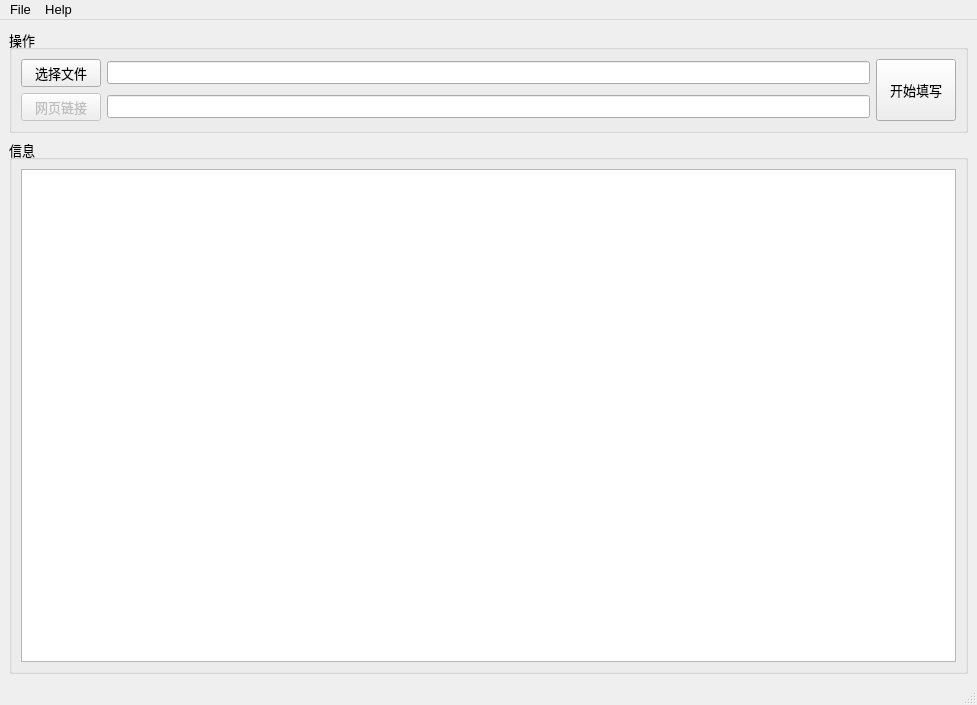
<?xml version="1.0" encoding="UTF-8"?>
<ui version="4.0">
 <author>Frank</author>
 <class>MainWindow</class>
 <widget class="QMainWindow" name="MainWindow">
  <property name="geometry">
   <rect>
    <x>0</x>
    <y>0</y>
    <width>977</width>
    <height>705</height>
   </rect>
  </property>
  <property name="sizePolicy">
   <sizepolicy hsizetype="Preferred" vsizetype="Minimum">
    <horstretch>0</horstretch>
    <verstretch>0</verstretch>
   </sizepolicy>
  </property>
  <property name="font">
   <font>
    <pointsize>10</pointsize>
   </font>
  </property>
  <property name="windowTitle">
   <string>SAP</string>
  </property>
  <property name="windowIcon">
   <iconset>
    <normaloff>:/ch.ico</normaloff>:/ch.ico</iconset>
  </property>
  <widget class="QWidget" name="centralwidget">
   <layout class="QVBoxLayout" name="verticalLayout">
    <item>
     <widget class="QGroupBox" name="groupBox">
      <property name="sizePolicy">
       <sizepolicy hsizetype="Expanding" vsizetype="Fixed">
        <horstretch>0</horstretch>
        <verstretch>0</verstretch>
       </sizepolicy>
      </property>
      <property name="title">
       <string>操作</string>
      </property>
      <layout class="QGridLayout" name="gridLayout_2">
       <item row="1" column="0">
        <widget class="QPushButton" name="pushButton_3">
         <property name="enabled">
          <bool>false</bool>
         </property>
         <property name="text">
          <string>网页链接</string>
         </property>
        </widget>
       </item>
       <item row="0" column="1">
        <widget class="QLineEdit" name="lineEdit"/>
       </item>
       <item row="1" column="1">
        <widget class="QLineEdit" name="lineEdit_2"/>
       </item>
       <item row="0" column="0">
        <widget class="QPushButton" name="pushButton_2">
         <property name="text">
          <string>选择文件</string>
         </property>
        </widget>
       </item>
       <item row="0" column="2" rowspan="2">
        <widget class="QPushButton" name="pushButton">
         <property name="sizePolicy">
          <sizepolicy hsizetype="Minimum" vsizetype="Expanding">
           <horstretch>0</horstretch>
           <verstretch>0</verstretch>
          </sizepolicy>
         </property>
         <property name="text">
          <string>开始填写</string>
         </property>
        </widget>
       </item>
      </layout>
     </widget>
    </item>
    <item>
     <widget class="QGroupBox" name="groupBox_2">
      <property name="title">
       <string>信息</string>
      </property>
      <layout class="QGridLayout" name="gridLayout">
       <item row="0" column="0">
        <widget class="QTextBrowser" name="textBrowser"/>
       </item>
      </layout>
     </widget>
    </item>
   </layout>
  </widget>
  <widget class="QMenuBar" name="menubar">
   <property name="geometry">
    <rect>
     <x>0</x>
     <y>0</y>
     <width>977</width>
     <height>29</height>
    </rect>
   </property>
   <widget class="QMenu" name="menuFile">
    <property name="font">
     <font>
      <pointsize>10</pointsize>
     </font>
    </property>
    <property name="title">
     <string>File</string>
    </property>
    <addaction name="actionExport"/>
    <addaction name="actionImport"/>
    <addaction name="separator"/>
    <addaction name="actionExit"/>
   </widget>
   <widget class="QMenu" name="menuHelp">
    <property name="font">
     <font>
      <pointsize>10</pointsize>
     </font>
    </property>
    <property name="title">
     <string>Help</string>
    </property>
    <addaction name="actionHelp"/>
    <addaction name="actionAuthor"/>
   </widget>
   <addaction name="menuFile"/>
   <addaction name="menuHelp"/>
  </widget>
  <widget class="QStatusBar" name="statusbar"/>
  <action name="actionExit">
   <property name="text">
    <string>Edit</string>
   </property>
  </action>
  <action name="actionAuthor">
   <property name="text">
    <string>Author</string>
   </property>
  </action>
  <action name="actionExport">
   <property name="text">
    <string>Export</string>
   </property>
  </action>
  <action name="actionHelp">
   <property name="text">
    <string>Help</string>
   </property>
  </action>
  <action name="actionImport">
   <property name="text">
    <string>Import</string>
   </property>
  </action>
 </widget>
 <resources>
  <include location="chicon.qrc"/>
 </resources>
 <connections/>
</ui>
